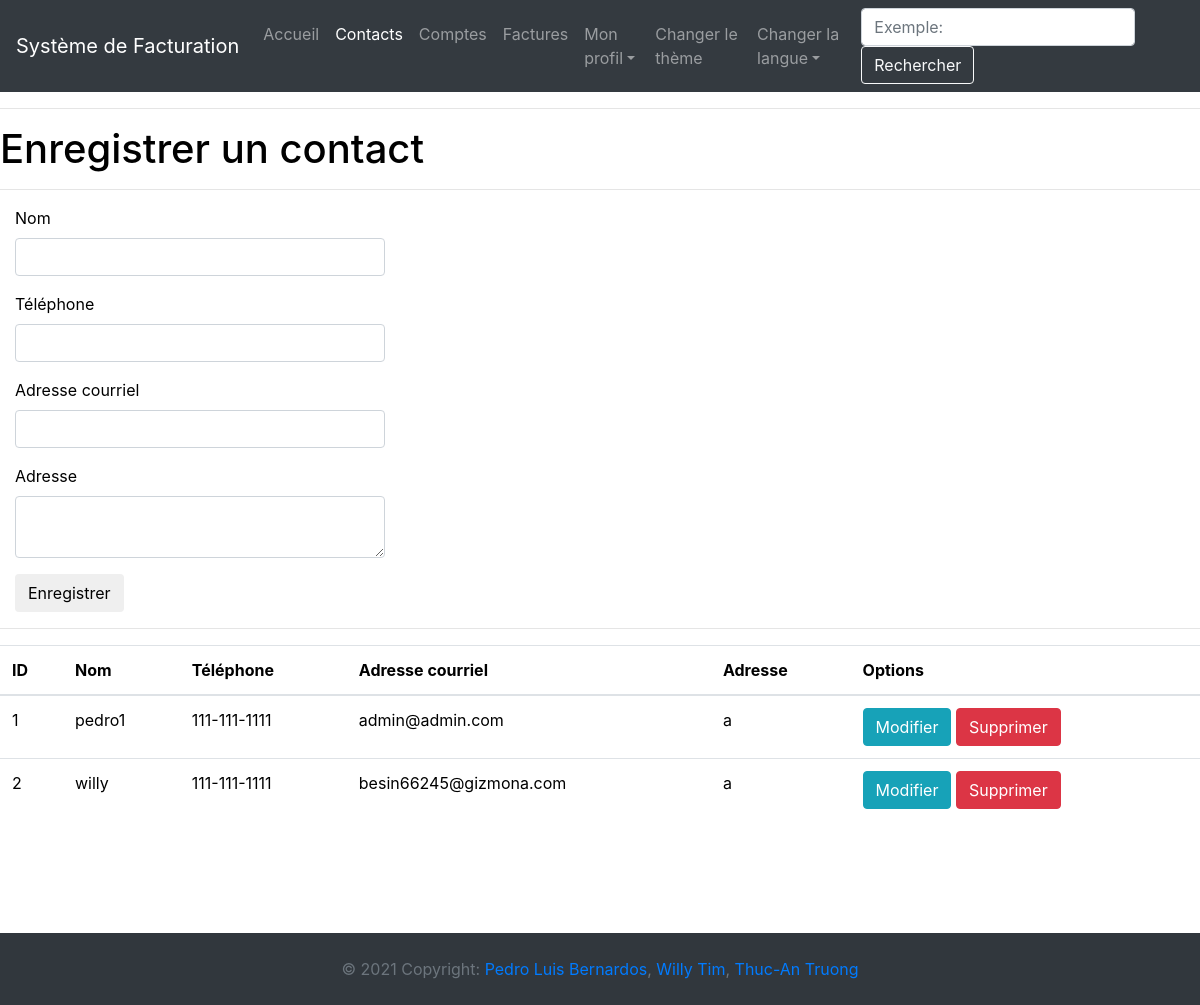
The app's page /contacts (signed in) with its own data.
### app/models.py (models this page shows, shortened)
class Contact(db.Model):
    __tablename__ = "contact"
    id = db.Column(db.Integer, primary_key=True)
    name = db.Column(db.String(50), unique=False, nullable=False)
    phone_number = db.Column(db.String(13), unique=False, nullable=True)
    email = db.Column(db.String(120), unique=False, nullable=True)
    address = db.Column(db.String(140), unique=False, nullable=True)
    user_id = db.Column(db.Integer, db.ForeignKey('user.id'))
    profilEntreprise_id = db.Column(db.Integer, db.ForeignKey('profilEntreprise.id'))
    facture = db.relationship('Facture', back_populates="contact")
    user = relationship("User", back_populates="contact")
    profilEntreprise = relationship("CompanyProfil", back_populates="contact")

### app/routes.py (the view, shortened to what this page needs)
@app.route('/contacts', methods=['GET', 'POST'])
@login_required
def contacts():
    if current_user.profilEntreprise:
        form = ContactForm()
        page = request.args.get('page', 1, type=int)
        contacts = Contact.query.filter_by(user_id=current_user.id, profilEntreprise_id=current_user.profil_courrant).paginate(page, app.config['CONTACTS_PAR_PAGE'], False)
        next_url = url_for('contacts', page=contacts.next_num) if contacts.has_next else None
        prev_url = url_for('contacts', page=contacts.prev_num) if contacts.has_prev else None
        return render_template("contacts.html", title=_('Contacts'), form=form, contacts=contacts.items, next_url=next_url, prev_url=prev_url)
    else:
        flash(_('Veuillez créer un profil d\'entreprise avant d\'effectuer cette action.'))
        return redirect(url_for('index'))

### app/forms.py (shortened to what this page needs)
class ContactForm(FlaskForm):
    name = StringField(_l('Nom'), validators=[DataRequired(message=_l("Veuillez entrer un nom")), Length(min=1, max=50, message=_l('Veuillez écrire entre 1 et 50 caractères'))])
    phone_number = StringField(_l('Téléphone'), [DataRequired(Length(min=12, max=12, message=_l('Veuillez entrer un numéro de téléphone (123-456-7890)')))])
    email = StringField(_l('Adresse courriel'), validators=[DataRequired(message=_l('Veuillez entrer une adresse courriel valide')), Email(message=_l('Veuillez entrer une adresse courriel valide'))])
    address = TextAreaField(_l('Adresse'), validators=[DataRequired(message=_l("Veuillez entrer une adresse")), Length(min=1, max=140, message=_l(_l('Veuillez écrire entre 1 et 140 caractères')))])
    submit = SubmitField(_l('Enregistrer'))

### app/__init__.py (called while the page is built)
@app.context_processor
def inject_conf_var():
    return dict(AVAILABLE_LANGUAGES=app.config['LANGUAGES'], CURRENT_LANGUAGE=session.get('language',request.accept_languages.best_match(app.config['LANGUAGES'].keys())))

### app/models.py (called while the page is built)
@login.user_loader
def load_user(id):
    return User.query.get(int(id))

### app/routes.py (called while the page is built)
@app.before_request
def before_request():
    if current_user.is_authenticated:
        current_user.last_seen = datetime.utcnow()
        db.session.commit()

### app/templates/contacts.html (shortened to what this page needs)
{% extends "base.html" %}
{% import 'bootstrap/wtf.html' as wtf %}
{% block app_content %}
    <h1>{{ _('Enregistrer un contact') }}</h1>
    <hr>
    {% if form %}
        <div class="form-group">
            <div class="col-md-4">
                {{ wtf.quick_form(form) }}
            </div>
        </div>
        <hr>
    {% endif %}
    <table class="table table-hover">
        <thead>
          <tr>
            <th scope="col">ID</th>
            <th scope="col">{{ _('Nom') }}</th>
            <th scope="col">{{ _('Téléphone') }}</th>
            <th scope="col">{{ _('Adresse courriel') }}</th>
            <th scope="col">{{ _('Adresse') }}</th>
            <th scope="col">{{ _('Options') }}</th>
          </tr>
        </thead>
        <tbody>
    {% for contact in contacts %}
        <tr>
            <td>{{ contact.id }}</td>
            <td>{{ contact.name }}</td>
            <td>{{ contact.phone_number }}</td>
            <td>{{ contact.email }}</td>
            <td>{{ contact.address }}</td>
            <td>
                <a class="btn btn-info" href="{{ url_for('update_contact', contact_id=contact.id) }}">{{ _('Modifier') }}</a>
                <a class="btn btn-danger" href="{{ url_for('delete_contact', contact_id=contact.id) }}">{{ _('Supprimer') }}</a>
            </td>
        </tr>
    {% endfor %}
        </tbody>
    </table>
    <br><br>
{% endblock %}

### app/static/css/style.css (style rules this page uses)
html { color: black; background-color: white; }

### records on screen
Contact: id "1", name "pedro1", phone_number "111-111-1111", email "admin@admin.com", address "a"
Contact: id "2", name "willy", phone_number "111-111-1111", email "besin66245@gizmona.com", address "a"
